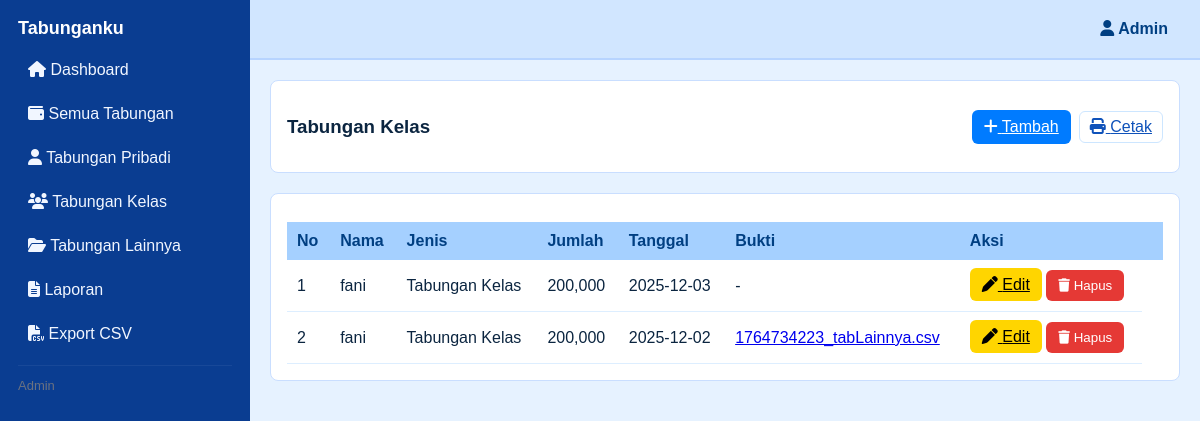
The app's page /halaman_admin.php?p=kelas with its own data.
### tables this page shows
CREATE TABLE `tabungan` (
  `id` int(11) NOT NULL,
  `nama` varchar(191) NOT NULL,
  `jenis` varchar(100) NOT NULL,
  `jumlah` bigint(20) NOT NULL DEFAULT 0,
  `tanggal` date NOT NULL,
  `bukti` varchar(255) DEFAULT '',
  `created_at` timestamp NOT NULL DEFAULT current_timestamp()
);

### halaman_admin.php (the view, shortened to what this page needs)
<?php
$db_host = 'localhost';
$db_user = 'root';
$db_pass = '';
$mysqli = new mysqli($db_host, $db_user, $db_pass);
$create_table_sql = "
CREATE TABLE IF NOT EXISTS `tabungan` (
  `id` INT PRIMARY KEY AUTO_INCREMENT,
  `nama` VARCHAR(191) NOT NULL,
  `jenis` VARCHAR(100) NOT NULL,
  `jumlah` BIGINT NOT NULL DEFAULT 0,
  `tanggal` DATE NOT NULL,
  `bukti` VARCHAR(255) DEFAULT '',
  `created_at` TIMESTAMP DEFAULT CURRENT_TIMESTAMP
) ENGINE=InnoDB DEFAULT CHARSET=utf8mb4;
";
$mysqli->query($create_table_sql);
function h($s){ return htmlspecialchars($s, ENT_QUOTES); }
function fetch_all($mysqli, $where = ''){
    $arr = []; $sql = "SELECT * FROM tabungan ";
    if($where) $sql .= " WHERE $where ";
    $sql .= " ORDER BY tanggal DESC, id DESC";
    $q = $mysqli->query($sql);
    while ($r = $q->fetch_assoc()) $arr[] = $r;
    return $arr;
}
$all_rows = fetch_all($mysqli);
$page = $_GET['p'] ?? 'dashboard';
function render_table_rows($rows, $show_actions = true) {
    foreach($rows as $i => $r) {
        echo "<tr>";
        echo "<td>".($i+1)."</td>";
        echo "<td>".h($r['nama'])."</td>";
        echo "<td>".h($r['jenis'])."</td>";
        echo "<td>".number_format($r['jumlah'])."</td>";
        echo "<td>".h($r['tanggal'])."</td>";
        echo "<td>";
        if(!empty($r['bukti'])){
            $ext = strtolower(pathinfo($r['bukti'], PATHINFO_EXTENSION));
            if(in_array($ext, ['jpg','jpeg','png','gif'])) {
                echo "<a target='_blank' href='uploads/".h($r['bukti'])."'><img style='max-height:50px' src='uploads/".h($r['bukti'])."'></a>";
            } else {
                echo "<a target='_blank' href='uploads/".h($r['bukti'])."'>".h($r['bukti'])."</a>";
            }
        } else echo '-';
        echo "</td>";
        if($show_actions) {
            echo "<td>";
            echo "<a class='btn btn-yellow' href='?p={$GLOBALS['page']}&edit=".$r['id']."'><i class='fa fa-pen'></i> Edit</a> ";
            echo "<form method='post' style='display:inline' onsubmit=\"return confirm('Hapus data ini?')\">";
            echo "<button class='btn btn-red' type='submit'><i class='fa fa-trash'></i> Hapus</button></form>";
            echo "</td>";
        }
        echo "</tr>";
    }
}
?>
<!doctype html>
<html lang="id">
<head>
<link href="https://cdnjs.cloudflare.com/ajax/libs/font-awesome/6.5.0/css/all.min.css" rel="stylesheet"/>
</head>
<body>
<div class="sidebar">
  <h2>Tabunganku</h2>
  <a href="?p=dashboard"><i class="fa fa-house"></i> Dashboard</a>
  <a href="?p=tabungan"><i class="fa fa-wallet"></i> Semua Tabungan</a>
  <a href="?p=pribadi"><i class="fa fa-user"></i> Tabungan Pribadi</a>
  <a href="?p=kelas"><i class="fa fa-users"></i> Tabungan Kelas</a>
  <a href="?p=lainnya"><i class="fa fa-folder-open"></i> Tabungan Lainnya</a>
  <a href="?p=laporan"><i class="fa fa-file-lines"></i> Laporan</a>
  <a href="?p=export"><i class="fa fa-file-csv"></i> Export CSV</a>
  <hr style="border:none;border-top:1px solid rgba(255,255,255,0.06);margin:12px 0">
  <div class="small">Admin</div>
</div>
<div class="topbar">
  <div style="margin-right:12px"><i class="fa fa-user"></i> Admin </div>
</div>
<div class="container">
<?php
if ($page === 'dashboard'):
    $totalAll = 0; $totalIn = 0; $totalOut = 0;
    $all = fetch_all($mysqli);
    foreach($all as $r){ $totalAll += intval($r['jumlah']); if (stripos($r['jenis'],'keluar')!==false) $totalOut += intval($r['jumlah']); else $totalIn += intval($r['jumlah']); }
?>
  <div class="box"><h3>Dashboard Tabunganku</h3><p class="small">Selamat datang! Kelola data di sidebar.</p></div>
  <div class="box" style="display:flex;gap:12px;align-items:center">
    <div style="flex:1"><h4>Total Semua</h4><p style="font-weight:700;font-size:20px"><?= number_format($totalAll) ?></p><small class="small">Jumlah keseluruhan</small></div>
    <div style="flex:1"><h4>Total Masuk</h4><p style="font-weight:700;font-size:20px"><?= number_format($totalIn) ?></p></div>
    <div style="flex:1"><h4>Total Keluar</h4><p style="font-weight:700;font-size:20px"><?= number_format($totalOut) ?></p></div>
  </div>
<?php
elseif ($page === 'kelas'):
    $jenis_fixed = 'Tabungan Kelas';
        ?>
    <div class="box" style="display:flex;justify-content:space-between;align-items:center">
      <h3>Tabungan Kelas</h3>
      <div class="flex">
        <a class="btn btn-blue" href="?p=kelas&add=1"><i class="fa fa-plus"></i> Tambah</a>
        <a class="btn btn-outline" href="?p=kelas&print=1"><i class="fa fa-print"></i> Cetak</a>
      </div>
    </div>
    <div class="box">
      <table class="table">
        <thead><tr><th>No</th><th>Nama</th><th>Jenis<th>Jumlah</th><th>Tanggal</th><th>Bukti</th><th>Aksi</th><th></tr></thead>
        <tbody>
          <?php $rows = fetch_all($mysqli, "jenis = '".$mysqli->real_escape_string($jenis_fixed)."'"); render_table_rows($rows, true); ?>
        </tbody>
      </table>
    </div>
<?php
elseif ($page === 'export'):
    echo "<div class='box'><p>Gunakan tombol Export di halaman Tabungan untuk mengunduh CSV.</p></div>";
else:
    echo "<div class='box'><p>Halaman tidak ditemukan.</p></div>";
endif;
?>
</div>
</body>
</html>

### halaman_admin.php (style rules this page uses)
:root { --sidebar:#0A3D91;--topbar:#D1E6FF;--accent:#0F52BA;--bg:#E6F2FF; }
* { box-sizing:border-box }
body { margin:0;font-family:Arial;background:var(--bg);color:#0b2540 }
.sidebar { width:250px;height:100vh;position:fixed;background:var(--sidebar);color:#fff;padding:18px }
.sidebar h2 { margin:0 0 12px;font-size:18px }
.sidebar a { display:block;color:#f1f6ff;padding:10px;margin-bottom:6px;text-decoration:none;border-radius:6px }
.topbar { margin-left:250px;height:60px;background:var(--topbar);display:flex;align-items:center;justify-content:flex-end;padding:0 20px;color:#003F82;font-weight:700;border-bottom:2px solid #B7D4FF }
.container { margin-left:250px;padding:20px }
.box { background:#fff;padding:16px;border-radius:8px;border:1px solid #C9DEFF;margin-bottom:20px }
.table { width:100%;border-collapse:collapse;margin-top:12px }
.table th { background:#A5D0FF;color:#003F82;padding:10px;text-align:left }
.table td { padding:10px;border-bottom:1px solid #DDEEFF;vertical-align:middle }
.btn { padding:8px 12px;border-radius:6px;border:none;cursor:pointer }
.btn-blue { background:#007BFF;color:#fff }
.btn-yellow { background:#FFD500;color:#000 }
.btn-red { background:#E53935;color:#fff }
.btn-outline { background:transparent;border:1px solid #CDE6FF;color:var(--accent);padding:6px 10px;border-radius:6px }
.small { font-size:13px;color:#6b7280 }
.flex { display:flex;gap:8px;align-items:center }

### records on screen
tabungan: nama "fani", jenis "Tabungan Kelas", jumlah "200,000", tanggal "2025-12-03"
tabungan: nama "fani", jenis "Tabungan Kelas", jumlah "200,000", tanggal "2025-12-02", bukti "1764734223_tabLainnya.csv"
